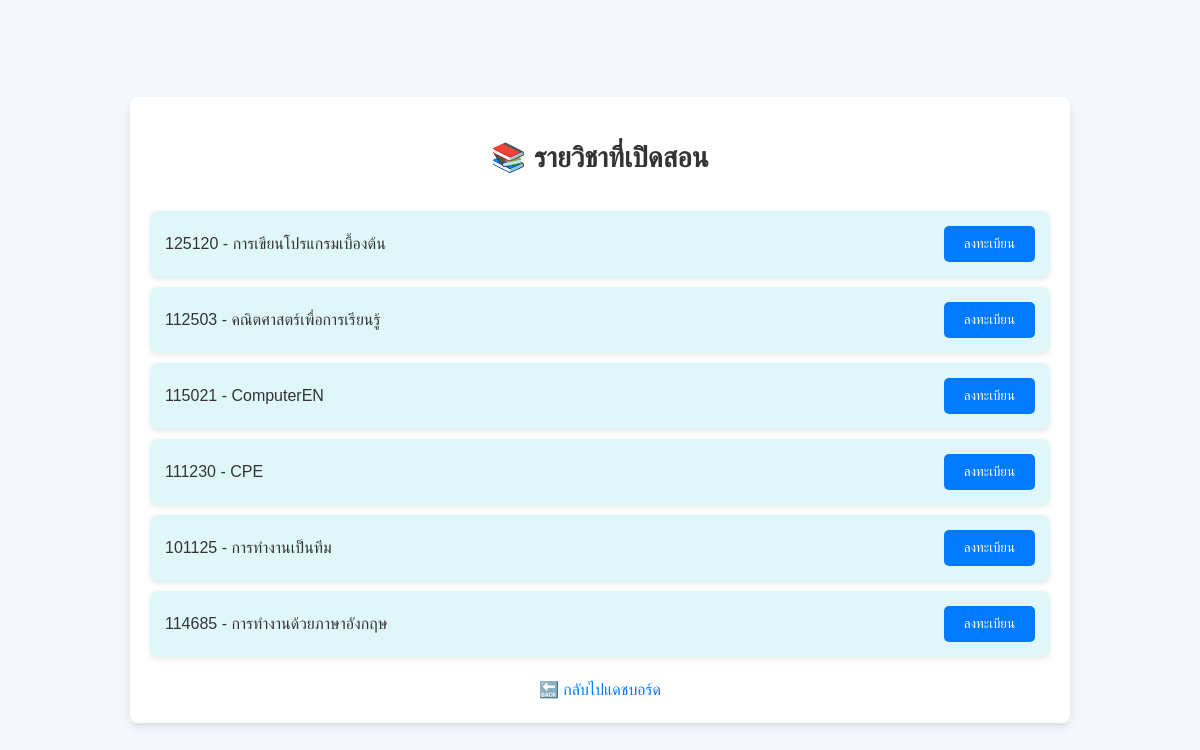
/courses.php (signed in), run on the app's committed database.
### tables this page shows
CREATE TABLE `courses` (
  `course_id` int(11) NOT NULL,
  `course_name` varchar(100) NOT NULL,
  `course_code` varchar(10) NOT NULL,
  `max_students` int(11) NOT NULL,
  `created_at` timestamp NOT NULL DEFAULT current_timestamp()
);

### courses.php (the view, shortened to what this page needs)
<?php
include 'config.php';
$sql = "SELECT * FROM courses";
$result = $conn->query($sql);
?>
<!DOCTYPE html>
<html lang="th">
<head>
    <link rel="stylesheet" href="style.css">
</head>
<body>
    <div class="container">
        <h1>📚 รายวิชาที่เปิดสอน</h1>
        <form method="post">
            <ul>
                <?php while ($row = $result->fetch_assoc()): ?>
                    <li>
                        <?php echo htmlspecialchars($row['course_code']) . " - " . htmlspecialchars($row['course_name']); ?>
                        <button type="submit" name="course_id" value="<?php echo $row['course_id']; ?>">ลงทะเบียน</button>
                    </li>
                <?php endwhile; ?>
            </ul>
        </form>
        <a href="dashboard.php">🔙 กลับไปแดชบอร์ด</a>
    </div>
</body>
</html>

### style.css (style rules this page uses)
body { font-family: 'Arial', sans-serif; background-color: #f9f9f9; color: #333; line-height: 1.6; padding-top: 100px; }
.container { width: 90%; margin: 0 auto; max-width: 1200px; padding: 20px; background-color: #fff; box-shadow: 0 8px 16px rgba(0, 0, 0, 0.1); border-radius: 15px; margin-top: 20px; }
body { font-family: 'Arial', sans-serif; background-color: #f4f9fc; margin: 0; padding: 0; display: flex; justify-content: center; align-items: center; height: 100vh; }
.container { width: 90%; max-width: 800px; background-color: #ffffff; padding: 30px; border-radius: 10px; box-shadow: 0px 4px 6px rgba(0, 0, 0, 0.1); text-align: center; }
h1 { color: #333; font-size: 2rem; margin-bottom: 20px; }
ul { list-style-type: none; padding: 0; }
li { background-color: #e0f7fa; padding: 15px; margin: 10px 0; border-radius: 8px; display: flex; justify-content: space-between; align-items: center; box-shadow: 0px 2px 5px rgba(0, 0, 0, 0.1); }
button { background-color: #007bff; color: #fff; border: none; padding: 10px 20px; border-radius: 5px; cursor: pointer; transition: background-color 0.3s; }
a { display: block; margin-top: 20px; color: #007bff; text-decoration: none; font-size: 1rem; }
body { font-family: 'Arial', sans-serif; background-color: #f4f4f4; margin: 0; padding: 0; display: flex; justify-content: center; align-items: center; height: 100vh; }
h1 { color: #333; font-size: 28px; margin-bottom: 30px; font-weight: 600; }
body { font-family: Arial, sans-serif; background-color: #f4f7fc; margin: 0; padding: 0; display: flex; justify-content: center; align-items: center; height: 100vh; }
.container { background-color: #fff; padding: 20px; border-radius: 8px; box-shadow: 0 4px 8px rgba(0, 0, 0, 0.1); width: 80%; max-width: 900px; }
h1 { text-align: center; color: #333; }
a { display: block; text-align: center; margin-top: 20px; color: #007bff; text-decoration: none; }

### data on the page
courses: course_code "125120", course_name "การเขียนโปรแกรมเบื้องต้น", $row['course_id'] 13 (drawn)
courses: course_code "112503", course_name "คณิตศาสตร์เพื่อการเรียนรู้", $row['course_id'] 14 (drawn)
courses: course_code "115021", course_name "ComputerEN", $row['course_id'] 15 (drawn)
courses: course_code "111230", course_name "CPE", $row['course_id'] 16 (drawn)
courses: course_code "101125", course_name "การทำงานเป็นทีม", $row['course_id'] 17 (drawn)
courses: course_code "114685", course_name "การทำงานด้วยภาษาอังกฤษ", $row['course_id'] 18 (drawn)
